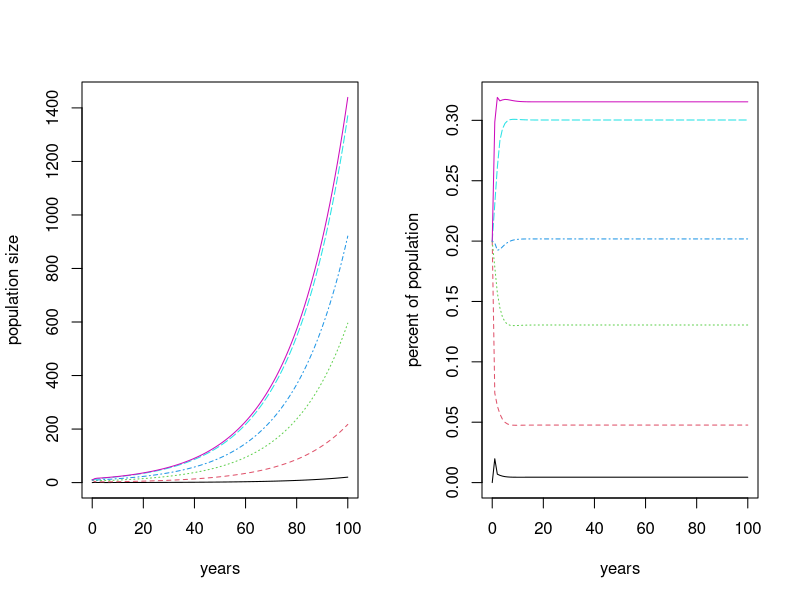
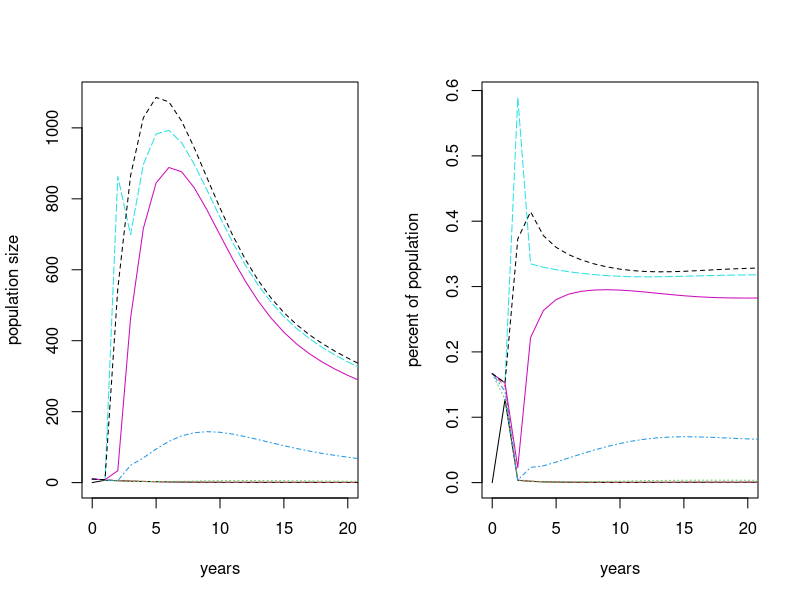

Source code (R) for these figures, in order:
##Primer of Ecology Chapter 2: Density-Independent Demography; Problems

##2.1
#Transition Matrix:
A <- matrix(c(0,0.098,0,0,0,0, 0,0,0.342,0.026,0,0, 0,0,0.591,0.295,0,0, 0,0,0.050,0.774,0.145,0.016, 0,0,0.095,0.177,0.596,0.277, 1.642,0.437,0,0.194,0.362,0.489), 6)
rownames(A) <- colnames(A) <- c("ds","sdl","sm","m", "l", "f")

#Initial Population:
N <- c(0, 10, 10, 10, 10, 10)

M <- matrix(0, nrow=6, ncol=101) #Initialize growth matrix for 10yrs
rownames(M) <- rownames(A); colnames(M) <- 0:100

MP <- M #Matrix of proportional values

M[,1] <- N #set yr0 = N
MP[,1] <- N/sum(N)	

for(i in 2:101){
	M[,i] <- M[,i-1] %*% A
	MP[,i] <- M[,i] / sum(M[,i])
	}
par(mfrow=c(1,2))	
matplot(0:100, t(M), type="l", xlab="years", ylab="population size")
matplot(0:100, t(MP), type="l", xlab="years", ylab="percent of population")

#d (c next): Determining lambda: modeled as A*w == lambda*w with A as projection matrix, lambda an eigenvalue and w an eigenvector
(eigs.A <- eigen(A)) #eigenanalysis
dom.pos <- which.max(eigs.A[["values"]]) #indexes dominant eigenvalue (ok to discare imaginary portion)
L1 <- Re(eigs.A[["values"]][dom.pos]) #Re() takes only the real portion
L1 #This is lambda (= the dominant eigenvalue)

#c: determine steady-state distribution:
(w <- Re(eigs.A[["vectors"]][, dom.pos])) #w = dominant eigenvector
(ssd <- w/sum(w)) #This is the steady-state distribution; each value is the percentage that each stage will occur at in ssd

#d2: Elasticities:
(M <- eigen(t(A)))
(v <- Re(M$vectors[, which.max(Re(M$values))])) #dom eigenvector
(RV <- v/v[1]) #gives all reproductive values relative to youngest class (ds)
(vw.s <- v %*% t(w)) #dom eigenv of t(A) %*% t(dom eigen v of A) = partial deriv of lambda
(S <- vw.s/as.numeric(v %*% w)) #denominator = partial deriv of a[i,j]; S=sensitivities, i.e. contibutions to overall lambda

(elas <- (A/L1) * S) #elasticities; sensitivities weighted by transition probability
colSums(elas)




#2.2 Demographic analysis of an animal population
#b Determine steady-state distribution
A <- matrix(c(0,0.6747,0,0,0,0,0, 0,0.737,0.0468,0,0,0,0, 0,0,0.6610,0.0147,0,0,0, 0,0,0,0.6907,0.0518,0,0, 127,0,0,0,0,0.8091,0, 4,0,0,0,0,0,0.8091, 80,0,0,0,0,0,0.8089), 7)
(eigs.A <- eigen(A)) #eigenanalysis
dom.pos <- which.max(eigs.A[["values"]]) #indexes dominant 
(w <- Re(eigs.A[["vectors"]][, dom.pos])) #w = dominant eigenvector
(ssd <- w/sum(w)) #This is the steady-state distribution; each value is the percentage that each stage will occur at in ssd

#c Determine Lambda
(L1 <- Re(eigs.A[["values"]][dom.pos])) #Re() takes only the real portion; L1 is lambda (pop decreasing)

#d Determine elasticities
(M <- eigen(t(A)))
(v <- Re(M$vectors[, which.max(Re(M$values))])) #dom eigenvector
(RV <- v/v[1]) #gives all reproductive values relative to youngest class (ds)
(vw.s <- v %*% t(w)) #dom eigenv of t(A) %*% t(dom eigen v of A) = partial deriv of lambda
(S <- vw.s/as.numeric(v %*% w)) #denominator = partial deriv of a[i,j]; S=sensitivities, i.e. contibutions to overall lambda
(elas <- (A/L1) * S) #elasticities; sensitivities weighted by transition probability
colSums(elas)

#g #Graph dynamics over 10 (or 50) years
N <- c(0, 10, 10, 10, 10, 10, 10)
M <- matrix(0, nrow=7, ncol=101) #Initialize growth matrix for 10yrs
MP <- M #Matrix of proportional values

M[,1] <- N #set yr0 = N
MP[,1] <- N/sum(N)	

for(i in 2:101){
	M[,i] <- M[,i-1] %*% A
	MP[,i] <- M[,i] / sum(M[,i])
	}
par(mfrow=c(1,2))	
matplot(0:100, t(M), type="l", xlab="years", ylab="population size", xlim=c(0,20))
matplot(0:100, t(MP), type="l", xlab="years", ylab="percent of population", xlim=c(0,20))

